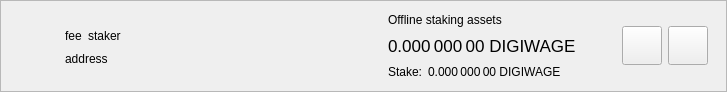
<?xml version="1.0" encoding="UTF-8"?>
<ui version="4.0">
 <class>DelegationItemWidget</class>
 <widget class="QWidget" name="DelegationItemWidget">
  <property name="geometry">
   <rect>
    <x>0</x>
    <y>0</y>
    <width>727</width>
    <height>92</height>
   </rect>
  </property>
  <property name="sizePolicy">
   <sizepolicy hsizetype="Preferred" vsizetype="Maximum">
    <horstretch>0</horstretch>
    <verstretch>0</verstretch>
   </sizepolicy>
  </property>
  <property name="windowTitle">
   <string>Form</string>
  </property>
  <layout class="QVBoxLayout" name="verticalLayout_2">
   <property name="spacing">
    <number>0</number>
   </property>
   <property name="leftMargin">
    <number>0</number>
   </property>
   <property name="topMargin">
    <number>0</number>
   </property>
   <property name="rightMargin">
    <number>0</number>
   </property>
   <property name="bottomMargin">
    <number>0</number>
   </property>
   <item>
    <widget class="QFrame" name="delegationItemFrame">
     <property name="frameShape">
      <enum>QFrame::StyledPanel</enum>
     </property>
     <property name="frameShadow">
      <enum>QFrame::Raised</enum>
     </property>
     <layout class="QHBoxLayout" name="horizontalLayout">
      <property name="topMargin">
       <number>0</number>
      </property>
      <property name="bottomMargin">
       <number>0</number>
      </property>
      <item>
       <widget class="QLabel" name="delegationLogo">
        <property name="sizePolicy">
         <sizepolicy hsizetype="Fixed" vsizetype="Fixed">
          <horstretch>0</horstretch>
          <verstretch>0</verstretch>
         </sizepolicy>
        </property>
        <property name="minimumSize">
         <size>
          <width>40</width>
          <height>40</height>
         </size>
        </property>
        <property name="alignment">
         <set>Qt::AlignCenter</set>
        </property>
       </widget>
      </item>
      <item>
       <widget class="QStackedWidget" name="stackedWidget">
        <property name="currentIndex">
         <number>0</number>
        </property>
        <widget class="QWidget" name="page">
         <layout class="QHBoxLayout" name="horizontalLayout_4">
          <item>
           <layout class="QHBoxLayout" name="horizontalLayout_3">
            <item>
             <layout class="QVBoxLayout" name="verticalLayout">
              <property name="rightMargin">
               <number>15</number>
              </property>
              <item>
               <spacer name="verticalSpacer_2">
                <property name="orientation">
                 <enum>Qt::Vertical</enum>
                </property>
                <property name="sizeHint" stdset="0">
                 <size>
                  <width>20</width>
                  <height>0</height>
                 </size>
                </property>
               </spacer>
              </item>
              <item alignment="Qt::AlignLeft">
               <widget class="QWidget" name="widgetDelegation" native="true">
                <property name="minimumSize">
                 <size>
                  <width>280</width>
                  <height>0</height>
                 </size>
                </property>
                <layout class="QHBoxLayout" name="horizontalLayout_2" stretch="0,0,1">
                 <property name="leftMargin">
                  <number>0</number>
                 </property>
                 <property name="topMargin">
                  <number>0</number>
                 </property>
                 <property name="rightMargin">
                  <number>0</number>
                 </property>
                 <property name="bottomMargin">
                  <number>0</number>
                 </property>
                 <item alignment="Qt::AlignLeft">
                  <widget class="QLabel" name="labelFee">
                   <property name="text">
                    <string>fee</string>
                   </property>
                   <property name="textInteractionFlags">
                    <set>Qt::LinksAccessibleByMouse|Qt::TextSelectableByMouse</set>
                   </property>
                  </widget>
                 </item>
                 <item alignment="Qt::AlignLeft">
                  <widget class="QLabel" name="labelStaker">
                   <property name="text">
                    <string>staker</string>
                   </property>
                   <property name="textInteractionFlags">
                    <set>Qt::LinksAccessibleByMouse|Qt::TextSelectableByMouse</set>
                   </property>
                  </widget>
                 </item>
                 <item>
                  <spacer name="horizontalSpacer">
                   <property name="orientation">
                    <enum>Qt::Horizontal</enum>
                   </property>
                   <property name="sizeType">
                    <enum>QSizePolicy::Minimum</enum>
                   </property>
                   <property name="sizeHint" stdset="0">
                    <size>
                     <width>0</width>
                     <height>20</height>
                    </size>
                   </property>
                  </spacer>
                 </item>
                </layout>
               </widget>
              </item>
              <item alignment="Qt::AlignLeft">
               <widget class="QLabel" name="labelAddress">
                <property name="text">
                 <string>address</string>
                </property>
                <property name="textInteractionFlags">
                 <set>Qt::LinksAccessibleByMouse|Qt::TextSelectableByMouse</set>
                </property>
               </widget>
              </item>
              <item>
               <spacer name="verticalSpacer">
                <property name="orientation">
                 <enum>Qt::Vertical</enum>
                </property>
                <property name="sizeHint" stdset="0">
                 <size>
                  <width>20</width>
                  <height>0</height>
                 </size>
                </property>
               </spacer>
              </item>
             </layout>
            </item>
            <item>
             <widget class="QWidget" name="vLineAssets" native="true">
              <property name="minimumSize">
               <size>
                <width>1</width>
                <height>0</height>
               </size>
              </property>
             </widget>
            </item>
            <item>
             <widget class="QWidget" name="widgetStakingAssets" native="true">
              <property name="sizePolicy">
               <sizepolicy hsizetype="Minimum" vsizetype="Preferred">
                <horstretch>0</horstretch>
                <verstretch>0</verstretch>
               </sizepolicy>
              </property>
              <layout class="QVBoxLayout" name="verticalLayout_3">
               <property name="leftMargin">
                <number>15</number>
               </property>
               <property name="topMargin">
                <number>0</number>
               </property>
               <property name="rightMargin">
                <number>15</number>
               </property>
               <property name="bottomMargin">
                <number>0</number>
               </property>
               <item>
                <widget class="QLabel" name="labelAssetsText">
                 <property name="text">
                  <string>Offline staking assets</string>
                 </property>
                 <property name="alignment">
                  <set>Qt::AlignLeading|Qt::AlignLeft|Qt::AlignVCenter</set>
                 </property>
                </widget>
               </item>
               <item>
                <widget class="QLabel" name="labelAssets">
                 <property name="font">
                  <font>
                   <pointsize>13</pointsize>
                  </font>
                 </property>
                 <property name="cursor">
                  <cursorShape>IBeamCursor</cursorShape>
                 </property>
                 <property name="toolTip">
                  <string>Your current spendable balance</string>
                 </property>
                 <property name="text">
                  <string notr="true">0.000 000 00 DIGIWAGE</string>
                 </property>
                 <property name="alignment">
                  <set>Qt::AlignLeading|Qt::AlignLeft|Qt::AlignVCenter</set>
                 </property>
                 <property name="textInteractionFlags">
                  <set>Qt::LinksAccessibleByMouse|Qt::TextSelectableByMouse</set>
                 </property>
                </widget>
               </item>
               <item>
                <layout class="QHBoxLayout" name="horizontalLayout_6">
                 <property name="spacing">
                  <number>6</number>
                 </property>
                 <item>
                  <widget class="QLabel" name="labelStakeText">
                   <property name="sizePolicy">
                    <sizepolicy hsizetype="Maximum" vsizetype="Preferred">
                     <horstretch>0</horstretch>
                     <verstretch>0</verstretch>
                    </sizepolicy>
                   </property>
                   <property name="text">
                    <string>Stake:</string>
                   </property>
                   <property name="alignment">
                    <set>Qt::AlignLeading|Qt::AlignLeft|Qt::AlignVCenter</set>
                   </property>
                  </widget>
                 </item>
                 <item>
                  <widget class="QLabel" name="labelStake">
                   <property name="text">
                    <string>0.000 000 00 DIGIWAGE</string>
                   </property>
                   <property name="alignment">
                    <set>Qt::AlignLeading|Qt::AlignLeft|Qt::AlignVCenter</set>
                   </property>
                   <property name="textInteractionFlags">
                    <set>Qt::LinksAccessibleByMouse|Qt::TextSelectableByMouse</set>
                   </property>
                  </widget>
                 </item>
                 <item>
                  <spacer name="horizontalSpacer_4">
                   <property name="orientation">
                    <enum>Qt::Horizontal</enum>
                   </property>
                   <property name="sizeType">
                    <enum>QSizePolicy::Minimum</enum>
                   </property>
                   <property name="sizeHint" stdset="0">
                    <size>
                     <width>0</width>
                     <height>0</height>
                    </size>
                   </property>
                  </spacer>
                 </item>
                </layout>
               </item>
              </layout>
             </widget>
            </item>
            <item>
             <spacer name="horizontalSpacer_2">
              <property name="orientation">
               <enum>Qt::Horizontal</enum>
              </property>
              <property name="sizeHint" stdset="0">
               <size>
                <width>193</width>
                <height>20</height>
               </size>
              </property>
             </spacer>
            </item>
            <item>
             <widget class="QToolButton" name="buttonSplit">
              <property name="text">
               <string/>
              </property>
              <property name="iconSize">
               <size>
                <width>32</width>
                <height>32</height>
               </size>
              </property>
             </widget>
            </item>
            <item>
             <widget class="QToolButton" name="buttonRemove">
              <property name="text">
               <string/>
              </property>
              <property name="iconSize">
               <size>
                <width>32</width>
                <height>32</height>
               </size>
              </property>
             </widget>
            </item>
           </layout>
          </item>
         </layout>
        </widget>
        <widget class="QWidget" name="page_2">
         <layout class="QHBoxLayout" name="horizontalLayout_5">
          <item>
           <widget class="QLabel" name="labelNewDelegation">
            <property name="text">
             <string>Add new delegations</string>
            </property>
           </widget>
          </item>
          <item>
           <spacer name="horizontalSpacer_3">
            <property name="orientation">
             <enum>Qt::Horizontal</enum>
            </property>
            <property name="sizeHint" stdset="0">
             <size>
              <width>408</width>
              <height>20</height>
             </size>
            </property>
           </spacer>
          </item>
          <item>
           <widget class="QToolButton" name="buttonRestore">
            <property name="text">
             <string/>
            </property>
            <property name="iconSize">
             <size>
              <width>32</width>
              <height>32</height>
             </size>
            </property>
           </widget>
          </item>
          <item>
           <widget class="QToolButton" name="buttonAdd">
            <property name="text">
             <string/>
            </property>
            <property name="iconSize">
             <size>
              <width>32</width>
              <height>32</height>
             </size>
            </property>
           </widget>
          </item>
         </layout>
        </widget>
       </widget>
      </item>
     </layout>
    </widget>
   </item>
  </layout>
 </widget>
 <resources/>
 <connections/>
</ui>
